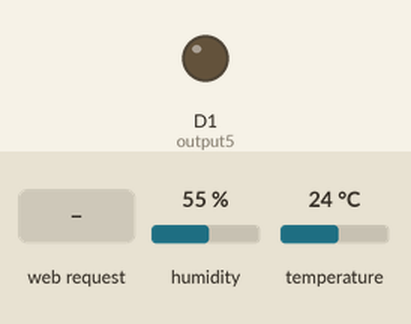
Recording of a sketch running on a simulated ESP8266 (NodeMCU). On the bench: output pins drawn as LEDs (lit = HIGH). The test bench sets the inputs (shaded band); at power-on: humidity 55 %, temperature 24 °C. WiFi joins after 1.5 s; servers stay silent unless stated; what the sketch prints to the serial monitor is not drawn.

Above: at 2.7 s.
2.8 s: HTTP request GET /5/on received
At 4.0 s:
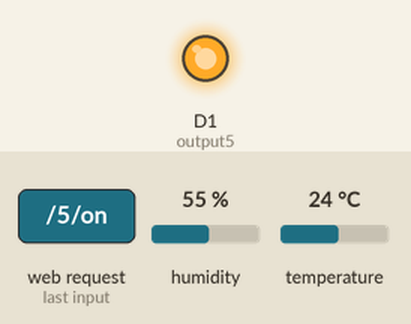
4.4 s: HTTP request GET /5/off received
At 5.7 s:
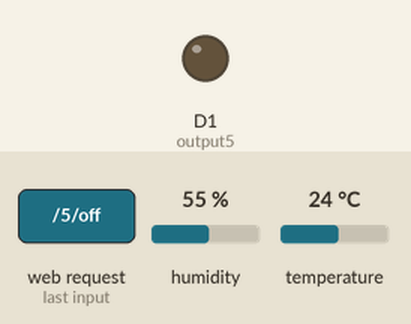
Timing chart, 0 to 7.4 s (numbered marks = the images above; inputs shaded):
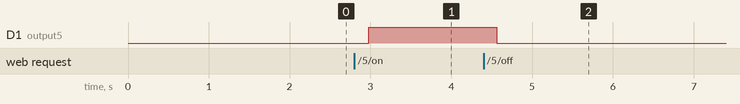

Measured:
- after the input at 2.8 s, D1 (output5): LOW → HIGH after 0.18 s
- after the input at 4.4 s, D1 (output5): HIGH → LOW after 0.16 s

The sketch:

web.ino
```cpp
// Load Wi-Fi library
#include <ESP8266WiFi.h>
#include<WiFiClient.h>
#include<ESP8266WebServer.h>
#include "DHT.h"

#define DHTPIN D7
#define DHTTYPE DHT11
DHT dht(DHTPIN,DHTTYPE);
// Replace with your network credentials
const char* ssid     = "bamlanat";
const char* password = "chigooglecungbotay@123!!!";

// Set web server port number to 80
WiFiServer server(80);

// Variable to store the HTTP request
String header;

// Auxiliar variables to store the current output state
String output5State = "off";

// Assign output variables to GPIO pins
const int output5 = 5;
void setup() {
  Serial.begin(115200);
  // Initialize the output variables as outputs
  pinMode(output5, OUTPUT);
  // Set outputs to LOW
  digitalWrite(output5, LOW);
  // Connect to Wi-Fi network with SSID and password
  Serial.print("Connecting to ");
  Serial.println(ssid);
  WiFi.begin(ssid, password);
  while (WiFi.status() != WL_CONNECTED) {
    delay(500);
    Serial.print(".");
  }
  // Print local IP address and start web server
  Serial.println("");
  Serial.println("WiFi connected.");
  Serial.println("IP address: ");
  Serial.println(WiFi.localIP());
  server.begin();
}

void loop(){
    WiFiClient client = server.available();   // Listen for incoming clients

    if (client) {                             // If a new client connects,
        Serial.println("New Client.");          // print a message out in the serial port
        String currentLine = "";                // make a String to hold incoming data from the client
        while (client.connected()) {            // loop while the client's connected
            float h = dht.readHumidity();
            float t = dht.readTemperature();
            if(isnan(h) || isnan(t)){
                Serial.println("Failed to read from DHT11");
            }
            else{
                Serial.print("Humidity: ");
                Serial.print(h);
                Serial.print(" %\t Temperature: ");
                Serial.print(t);
                Serial.println(" *C ");
            }
            if (client.available()) {             // if there's bytes to read from the client,
                char c = client.read();             // read a byte, then
                Serial.write(c);                    // print it out the serial monitor
                header += c;
                if (c == '\n') {                    // if the byte is a newline character
                // if the current line is blank, you got two newline characters in a row.
                // that's the end of the client HTTP request, so send a response:
                if (currentLine.length() == 0) {
                // HTTP headers always start with a response code (e.g. HTTP/1.1 200 OK)
                // and a content-type so the client knows what's coming, then a blank line:
                    client.println("HTTP/1.1 200 OK");
                    client.println("Content-type:text/html");
                    client.println("Connection: close");
                    client.println();

                    // turns the GPIOs on and off
                    if (header.indexOf("GET /5/on") >= 0) {
                        Serial.println("GPIO 5 on");
                        output5State = "on";
                        digitalWrite(output5, HIGH);
                    }
                    else if(header.indexOf("GET /5/off") >= 0){
                        Serial.println("GPIO 5 off");
                        output5State = "off";
                        digitalWrite(output5, LOW);
                    }

                    // Display the HTML web page
                    client.println("<!DOCTYPE html><html>");
                    client.println("<head><meta name=\"viewport\" content=\"width=device-width, initial-scale=1\">");
                    client.println("<link rel=\"icon\" href=\"data:,\">");
                    // CSS to style the on/off buttons
                    // Feel free to change the background-color and font-size attributes to fit your preferences
                    client.println("<style>html { font-family: Helvetica; display: inline-block; margin: 0px auto; text-align: center;}");
                    client.println(".button { background-color: #195B6A; border: none; color: white; padding: 16px 40px;");
                    client.println("text-decoration: none; font-size: 30px; margin: 2px; cursor: pointer;}");
                    client.println(".image{width: 250px; height: 250px; padding-top : 10px; padding-left:250px;float: left; }");
                    client.println(".button2 {background-color: #77878A;}</style></head>");

                    // Web Page Heading
                    client.println("<body style='background-color:#c3eef4'><h1>ESP8266 Web Server</h1>");
                    client.println("<img class='image' alt='Ngo Thi La' aria-busy='false' src='https://scontent.fhan2-4.fna.fbcdn.net/v/t1.0-9/51791377_629818860812395_8873567927215849472_n.jpg?_nc_cat=104&amp;_nc_oc=AQlK2YTDNelNsdm-c6SCG-5eYtskpZAcGhN7x_CUAH4qy-J0hOlwGwg0cfDlzIn01uMmb-G1e2ovpgFsnI6WSHjQ&amp;_nc_ht=scontent.fhan2-4.fna&amp;oh=2cbe383efa236da5af04e9e94ee56673&amp;oe=5D4D6F76' >");
                    client.println("<h3>Temperature : ");
                    client.println(t);
                    client.println("*C</h3><h3>Humidity :");
                    client.println(h);
                    client.println("%</h3><h3>");
                    // Display current state, and ON/OFF buttons for GPIO 5
                    client.println("<p>GPIO 5 - State " + output5State + "</p>");
                    // If the output5State is off, it displays the ON button
                    if (output5State=="off") {
                        client.println("<p><a href=\"/5/on\"><button class=\"button\">ON</button></a></p>");
                        client.println("<img style='-webkit-user-select: none;' src='http://i.imgur.com/T5H4MHE.png'%20class='card-img-top' width='100' height='100'>");
                    }
                    else{
                        client.println("<p><a href=\"/5/off\"><button class=\"button button2\">OFF</button></a></p>");
                        client.println("<img style='-webkit-user-select: none;cursor: zoom-out;' src='https://proxy.spigotmc.org/c5438d3cd4f3b3aee4526158689bacfc35a9c218?url=http%3A%2F%2Fblogs.psychcentral.com%2Ftherapy-soup%2Ffiles%2F2013%2F11%2F190593_4590.jpg' width='100' height='100'>");
                    }
                    client.println("</body></html>");

                    // The HTTP response ends with another blank line
                    client.println();
                    // Break out of the while loop
                    break;
                }
                else { // if you got a newline, then clear currentLine
                    currentLine = "";
                }
            }
            else if (c != '\r') {  // if you got anything else but a carriage return character,
                currentLine += c;      // add it to the end of the currentLine
            }
        }
    }
    // Clear the header variable
    header = "";
    // Close the connection
    client.stop();
    Serial.println("Client disconnected.");
    Serial.println("");
    }
}
```
